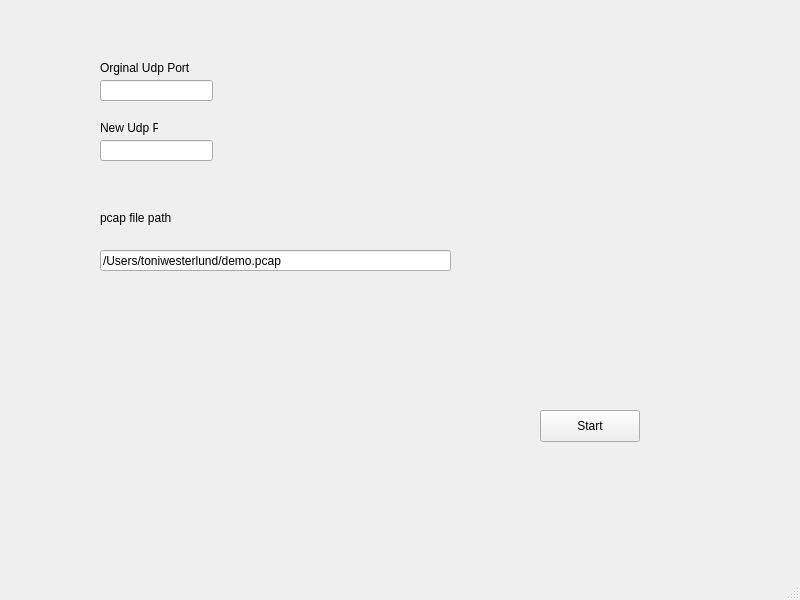
<?xml version="1.0" encoding="UTF-8"?>
<ui version="4.0">
 <class>MainWindow</class>
 <widget class="QMainWindow" name="MainWindow">
  <property name="geometry">
   <rect>
    <x>0</x>
    <y>0</y>
    <width>800</width>
    <height>600</height>
   </rect>
  </property>
  <property name="windowTitle">
   <string>MainWindow</string>
  </property>
  <widget class="QWidget" name="centralwidget">
   <widget class="QLineEdit" name="orginalUdpPort">
    <property name="geometry">
     <rect>
      <x>100</x>
      <y>80</y>
      <width>113</width>
      <height>21</height>
     </rect>
    </property>
   </widget>
   <widget class="QLineEdit" name="udpPort">
    <property name="geometry">
     <rect>
      <x>100</x>
      <y>140</y>
      <width>113</width>
      <height>21</height>
     </rect>
    </property>
   </widget>
   <widget class="QPushButton" name="startButton">
    <property name="geometry">
     <rect>
      <x>540</x>
      <y>410</y>
      <width>100</width>
      <height>32</height>
     </rect>
    </property>
    <property name="text">
     <string>Start</string>
    </property>
   </widget>
   <widget class="QLabel" name="label">
    <property name="geometry">
     <rect>
      <x>100</x>
      <y>60</y>
      <width>101</width>
      <height>16</height>
     </rect>
    </property>
    <property name="text">
     <string>Orginal Udp Port</string>
    </property>
   </widget>
   <widget class="QLabel" name="label_2">
    <property name="geometry">
     <rect>
      <x>100</x>
      <y>120</y>
      <width>58</width>
      <height>16</height>
     </rect>
    </property>
    <property name="text">
     <string>New Udp Port</string>
    </property>
   </widget>
   <widget class="QLabel" name="label_3">
    <property name="geometry">
     <rect>
      <x>100</x>
      <y>210</y>
      <width>101</width>
      <height>16</height>
     </rect>
    </property>
    <property name="text">
     <string>pcap file path</string>
    </property>
   </widget>
   <widget class="QLineEdit" name="pcapFilePath">
    <property name="geometry">
     <rect>
      <x>100</x>
      <y>250</y>
      <width>351</width>
      <height>21</height>
     </rect>
    </property>
    <property name="text">
     <string>/Users/toniwesterlund/demo.pcap</string>
    </property>
   </widget>
   <widget class="QLabel" name="errorText">
    <property name="geometry">
     <rect>
      <x>110</x>
      <y>320</y>
      <width>341</width>
      <height>111</height>
     </rect>
    </property>
    <property name="text">
     <string/>
    </property>
   </widget>
  </widget>
  <widget class="QMenuBar" name="menubar">
   <property name="geometry">
    <rect>
     <x>0</x>
     <y>0</y>
     <width>800</width>
     <height>22</height>
    </rect>
   </property>
  </widget>
  <widget class="QStatusBar" name="statusbar"/>
 </widget>
 <resources/>
 <connections/>
</ui>
